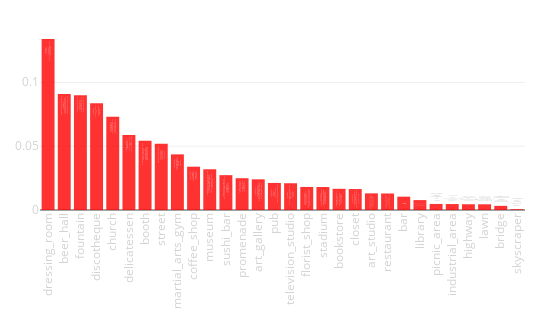

This figure's notebook cell:
### Code cell
tags_rate(city_data)

### Figure 1 — Plotly figure (JSON) as saved in the notebook; plotly's stock layout.template omitted (floating-point values rounded to 4 significant figures)
{"data": [{"hoverinfo": "y+text", "marker": {"color": "red"}, "opacity": 0.8, "text": ["H_M_Via_Del_Corso<br>Via_Flaminia_448_B_Ch_c_Showroom<br>Zara_Roma<br>Giulio_Verne<br>Dior_Roma", "Queen_Makeda_Grand_Pub<br>The_Jerry_Thomas_Project_Rome<br>Jerry_Thomas_Speakeasy<br>Morrisons_Pub<br>THE_DRUNKEN_SHIP_OFFICIAL", "Fontana_dei_Quattro_Fiumi<br>Fontana_dei_Quattro_Fiumi<br>Fountain_Travi<br>Fontana_Di_Trevi<br>Fontana_delle_Tartarughe", "NICE_Disco<br>BARRIO_LATINO<br>Zaz_<br>Sublime_Le_Colonial<br>El_Cid_Roma", "Santa_Maria_Maddalena<br>San_Carlo_al_Corso<br>Santa_Maria_sopra_Minerva<br>Church_of_the_Ges_<br>Ges_e_Maria_Rome", "Acqua_Salata_Fish_Lounge<br>MiV_<br>Armando_al_Pantheon<br>Mam_Ristobistrot<br>The_Fisherman_Burger", "Mondadori_Bookstore<br>Scuola_dello_Sport_CONI<br>Le_M_ridien_Visconti_Rome<br>Hotel_Cicerone_Roma<br>Holiday_Inn_Rome_Eur_Parco_dei_Medici", "Via_Condotti<br>Via_dei_Condotti<br>Via_Del_Corso_<br>Via_dei_Condotti<br>Castel_Sant_Angelo_Rome_Italy", "Palatorrino<br>Ials_Roma<br>DAF_Dance_Arts_Faculty<br>Palestre_Passion_Fitness<br>Virgin_Active_EUR", "ZUM_Roma<br>Caff_Tazza_dOro<br>Sant_Eustachio_Il_Caff_<br>Roscioli_Caff_<br>Antico_Caff_Greco", "Museo_Palatino<br>Museo_Hendrik_Christian_Andersen<br>Palazzo_Cipolla_Mostra_Banksy<br>Guerra_Capitalismo_e_Libert_Banksy<br>Museo_Nazionale_Romano_Palazzo_Altemps", "Zen_Sushi_Roma<br>PA_PO_Bistrot_Roma<br>Fingers_Roma<br>SUSHISEN_Vero_Ristorante_Giapponese<br>Pianostrada_Laboratoriodicucina", "Via_dei_Fori_Imperiali<br>Ponte_Sisto<br>SantAngelo_Rome<br>Castel_SantAngelo<br>Giardino_degli_Aranci", "Palazzo_Cipolla_Mostra_Banksy<br>Guerra_Capitalismo_e_Libert_Banksy<br>Palazzo_Cipolla_Mostra_Banksy<br>Palazzo_Corsini_Rome<br>Palazzo_Cipolla", "THE_DRUNKEN_SHIP_OFFICIAL<br>Blume_Lounge<br>Sciam<br>Club_Derri_re<br>Fingers_Roma", "Radio2<br>El_Cid_Roma<br>Radio_Kaos_Italy<br>DEAR_Studi_Televisivi_Nomentano<br>City_Dream", "Il_Roseto_Comunale_Roma<br>Festival_del_Verde_e_del_Paesaggio<br>Campo_de_Fiori<br>Roseto_Di_Roma_Capitale<br>Piazza_Campo_Di_Fiori", "Stadio_Olimpico_Di_Roma<br>Stadio_Olimpico_Roma<br>Olimpic_Stadium_Rome_Asroma<br>Stadio_Olimpico_Curva_Nord_12<br>Curva_Sud", "Altroquando<br>Biblioteca_Angelica<br>Mondadori_Bookstore<br>Goody_music<br>Teatro_Quirino_Vittorio_Gassman", "True_Love_Shop<br>Massyedany_Cheapandchic<br>Georges_donna<br>Roma_Vintage_Boutique<br>Georges_uomo", "Family_tattoo_shop<br>Ultimi_Romantici_Tattoo<br>Galleria_Lorcan_ONeill_Roma<br>Palazzo_Cipolla_Mostra_Banksy<br>Caligula_Tattoo_Studio", "Alfredo_alla_Scrofa_Roma_Italia<br>Alfredo_alla_Scrofa<br>Collegio<br>Ristorante_Il_Vero_Alfredo<br>Ristorante_Due_Ladroni", "The_Jerry_Thomas_Project_Rome<br>Morrisons_Pub<br>Club_Derri_re<br>Jerry_Thomas_Speakeasy<br>ARGOT", "Biblioteca_Angelica<br>Keats_Shelley_House_Rome<br>La_Veranda<br>Red_La_Feltrinelli_Roma<br>Santa_Maria_sopra_Minerva", "Giardino_degli_Aranci<br>Parco_Meda<br>Laghetto_Di_Villa_Ada<br>CAIO<br>Giardinetti", "Temple_of_Vesta<br>Via_Sacra<br>Roman_Forum_and_Palantine_Hill<br>Temple_of_Saturn<br>Foro_Romano", "Policlinico_Tor_Vergata<br>Ponte_Regina_Margherita<br>Ripa<br>Stadio_delle_Terme_di_Caracalla<br>Tor_Vergata_Roma", "Aranciera_di_San_Sisto<br>Parco_Villa_Chigi_Roma_<br>Parco_Viale_Tor_Di_Quinto<br>Riserva_naturale_Valle_dellAniene<br>Salesian_Pontifical_University", "Ponte_Vittorio_Emanuele_II<br>Ponte_Sant_Angelo_Roma<br>River_Tiber<br>Ponte_Sant_Angelo<br>Ponte_de_Santo_ngelo", "Via_dei_Fori_Imperiali<br>Corviale<br>Foro_di_Cesare<br>Dal_Bolognese<br>Piazza_Zama"], "type": "bar", "uid": "f2823724-58aa-11e9-bca3-3c15c2cf2370", "x": ["dressing_room", "beer_hall", "fountain", "discotheque", "church", "delicatessen", "booth", "street", "martial_arts_gym", "coffee_shop", "museum", "sushi_bar", "promenade", "art_gallery", "pub", "television_studio", "florist_shop", "stadium", "bookstore", "closet", "art_studio", "restaurant", "bar", "library", "picnic_area", "industrial_area", "highway", "lawn", "bridge", "skyscraper"], "y": [0.134, 0.09085, 0.08993, 0.08362, 0.07316, 0.05879, 0.05423, 0.05193, 0.04359, 0.03394, 0.03192, 0.02731, 0.02492, 0.02405, 0.0212, 0.02097, 0.01806, 0.018, 0.01661, 0.01643, 0.01305, 0.01295, 0.01044, 0.007765, 0.004733, 0.004666, 0.00451, 0.004474, 0.003258, 0.0006149]}], "layout": {"height": 330, "margin": {"b": 120, "l": 40, "r": 25, "t": 30}, "showlegend": false, "width": 550, "xaxis": {"tickangle": -90, "tickfont": {"color": "lightgrey", "size": 11.5}}, "xaxis2": {"tickangle": -90, "tickfont": {"color": "lightgrey", "size": 11.5}}, "yaxis": {"tickfont": {"color": "lightgrey", "size": 11.5}}, "yaxis2": {"tickfont": {"color": "lightgrey", "size": 11.5}}}}
